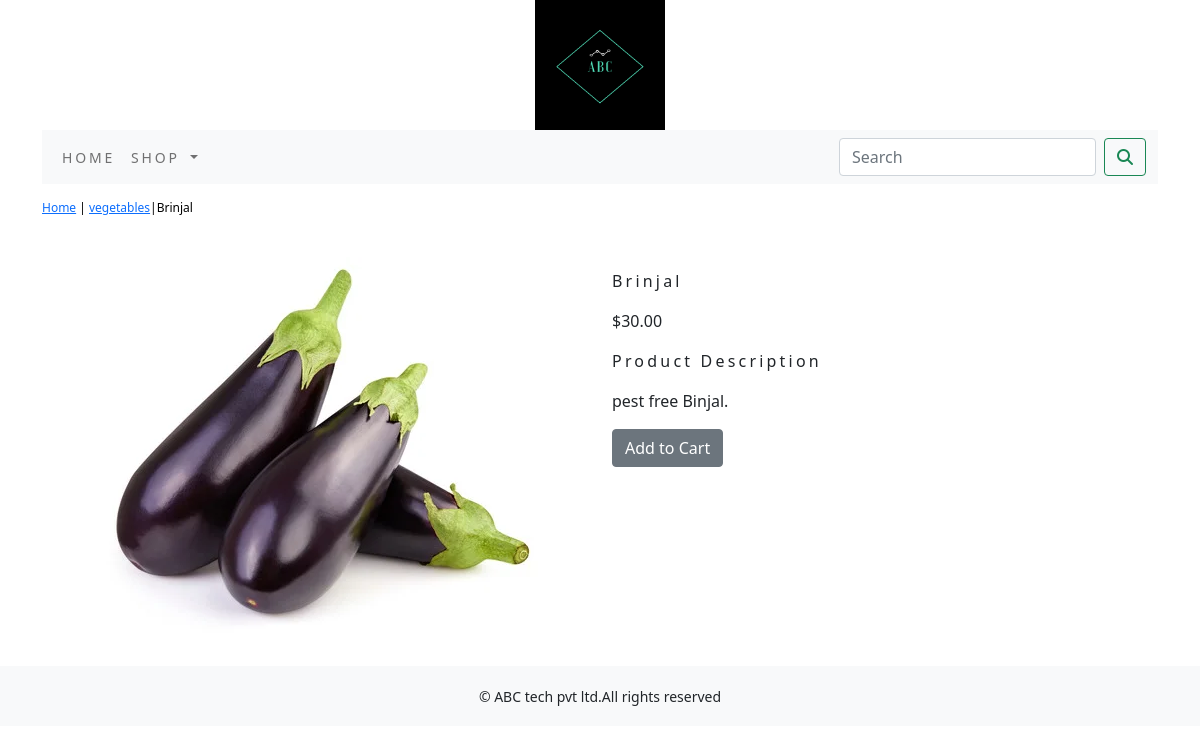
Screenshot of /shop/vegetables/brinjal/ with the database file from the repository.
### shop/models.py (models this page shows, shortened)
class Product(models.Model):
    name=models.CharField(max_length=250,unique=True)
    slug=models.SlugField(max_length=250,unique=True)
    description=models.TextField(blank=True)
    price=models.DecimalField(max_digits=10,decimal_places=2)
    category=models.ForeignKey(Category,on_delete=models.CASCADE)
    image = models.ImageField(upload_to='product', blank=True)
    stock=models.IntegerField()
    available=models.BooleanField(default=True)
    created=models.DateTimeField(auto_now_add=True)
    updated=models.DateTimeField(auto_now=True)
    class Meta:
        ordering = ('name',)
        verbose_name = 'product'
        verbose_name_plural = 'products'

class Category(models.Model):
    name=models.CharField(max_length=250,unique=True)
    slug=models.SlugField(max_length=250,unique=True)
    description=models.TextField(blank=True)
    image=models.ImageField(upload_to='category',blank=True)
    class Meta:
        ordering=('name',)
        verbose_name='category'
        verbose_name_plural='categories'
    def get_url(self):
        return reverse('shop:products_by_category',args=[self.slug])
    def __str__(self):
        return  '{}'.format(self.name)

### shop/views.py (the view)
# urls.py: path('<slug:c_slug>/<slug:product_slug>/', views.proDetail, name='prodCatdetail'),
def proDetail(request,c_slug,product_slug):
    try:
        product=Product.objects.get(category__slug=c_slug,slug=product_slug)
    except Exception as e:
        raise e
    return render(request,'product.html',{'product':product})

### cart/context_processors.py (called while the page is built)
def counter(request):
    item_count=0
    if 'admin' in request.path:
        return {}
    else:
        try:
            cart=Cart.objects.filter(cart_id=_cart_id(request))
            car_items=CartItem.objects.all().filter(cart=cart[:1])
            for cart_items in car_items:
                item_count += cart_items.quantity
        except Cart.DoesNotExist:
            item_count = 0
    return dict(item_count=item_count)

### cart/views.py (called while the page is built)
def _cart_id(request):
    cart=request.session.session_key
    if not cart:
        cart=request.session.create()
    return cart

### shop/context_processors.py (called while the page is built)
def menu_links(request):
    links=Category.objects.all()
    return dict(links=links)

### templates/product.html (shortened to what this page needs)
{% extends 'base.html' %}
{% load static %}
{% block content %}
<div class="row my_prod_row_class">
    <div class="mx_auto">
        <p> <a href="{% url 'shop:allProdCat' %}">Home</a> | <a href="{{product.category.get_url}}">{{product.category}}</a>|{{product.name}}</p>
    </div>
<div class="container">
<br>
<div class="row">
    <div class="col-12 col-sm-12 col-md-12 col-lg-6 text-center">
        <div style="min-width:18rem">
            <img src ="{{product.image.url}}" alt="{{product.name}}">
        </div>
    </div>
        <div class="col-12 col-sm-12 col-md-12 col-lg-6">
            <div>
            <h1 class="my_prod_title">{{product.name}}</h1>
            <p>${{product.price}}</p>
            <p class="my_title"> Product Description</p>
            <p class="text-justify my_prod_text">{{product.description}}</p>
            {% if product.stock <= 0 %}
            <p class="text-justify my_prod_text"><b>Out of stock</b></p>
            {% else %}
            <a class="btn btn-secondary" href="{% url 'cart:add_cart' product.id %}">Add to Cart</a>
            {% endif %}
        </div>
    </div>
</div>
</div>
</div>
{% endblock %}

### static/css/custom.css (style rules this page uses)
body { font-family: 'Roboto', sans-serif; }
.my_title { font-size:16px; text_transform:uppercase; letter-spacing:.2em; }
.my_prod_row_class { padding-top:15px; padding-bottom:20px; }
.my_prod_row_class .mx_auto { color:#000; font-size:12px; text-decoration:none; }
.my_prod_title { font-size:16px; text_transform:uppercase; letter-spacing: .2em; padding-top:15px; padding-bottom:10px; }
.my_prod_text { padding-right:20px; }

### rows the page displays
Product: category "vegetables", name "Brinjal", image (picture), price "30.00", description "pest free Binjal."
